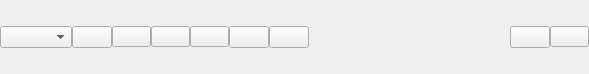
<?xml version="1.0" encoding="UTF-8"?>
<ui version="4.0">
 <class>W3ViewMenuBar</class>
 <widget class="QWidget" name="W3ViewMenuBar">
  <property name="geometry">
   <rect>
    <x>0</x>
    <y>0</y>
    <width>589</width>
    <height>74</height>
   </rect>
  </property>
  <property name="windowTitle">
   <string>Form</string>
  </property>
  <property name="autoFillBackground">
   <bool>true</bool>
  </property>
  <layout class="QHBoxLayout" name="horizontalLayout_3">
   <property name="leftMargin">
    <number>0</number>
   </property>
   <property name="topMargin">
    <number>0</number>
   </property>
   <property name="rightMargin">
    <number>0</number>
   </property>
   <property name="bottomMargin">
    <number>0</number>
   </property>
   <item>
    <layout class="QHBoxLayout" name="horizontalLayout_2">
     <property name="spacing">
      <number>0</number>
     </property>
     <item>
      <layout class="QHBoxLayout" name="m_layoutBtnArea">
       <property name="spacing">
        <number>0</number>
       </property>
       <item>
        <widget class="QComboBox" name="m_cbxViewType">
         <property name="autoFillBackground">
          <bool>false</bool>
         </property>
        </widget>
       </item>
       <item>
        <widget class="QPushButton" name="m_btnReset">
         <property name="autoFillBackground">
          <bool>false</bool>
         </property>
         <property name="text">
          <string/>
         </property>
         <property name="flat">
          <bool>false</bool>
         </property>
        </widget>
       </item>
       <item>
        <widget class="QPushButton" name="m_btnZooming">
         <property name="sizePolicy">
          <sizepolicy hsizetype="Fixed" vsizetype="Fixed">
           <horstretch>0</horstretch>
           <verstretch>0</verstretch>
          </sizepolicy>
         </property>
         <property name="font">
          <font>
           <pointsize>8</pointsize>
          </font>
         </property>
         <property name="autoFillBackground">
          <bool>false</bool>
         </property>
         <property name="text">
          <string/>
         </property>
         <property name="flat">
          <bool>false</bool>
         </property>
        </widget>
       </item>
       <item>
        <widget class="QPushButton" name="m_btnPanning">
         <property name="sizePolicy">
          <sizepolicy hsizetype="Fixed" vsizetype="Fixed">
           <horstretch>0</horstretch>
           <verstretch>0</verstretch>
          </sizepolicy>
         </property>
         <property name="font">
          <font>
           <pointsize>8</pointsize>
          </font>
         </property>
         <property name="autoFillBackground">
          <bool>false</bool>
         </property>
         <property name="text">
          <string/>
         </property>
         <property name="flat">
          <bool>false</bool>
         </property>
        </widget>
       </item>
       <item>
        <widget class="QPushButton" name="m_btnOverlay">
         <property name="sizePolicy">
          <sizepolicy hsizetype="Fixed" vsizetype="Fixed">
           <horstretch>0</horstretch>
           <verstretch>0</verstretch>
          </sizepolicy>
         </property>
         <property name="font">
          <font>
           <pointsize>8</pointsize>
          </font>
         </property>
         <property name="autoFillBackground">
          <bool>false</bool>
         </property>
         <property name="text">
          <string/>
         </property>
         <property name="flat">
          <bool>false</bool>
         </property>
        </widget>
       </item>
       <item>
        <widget class="QPushButton" name="m_btnCapture">
         <property name="autoFillBackground">
          <bool>false</bool>
         </property>
         <property name="text">
          <string/>
         </property>
         <property name="flat">
          <bool>false</bool>
         </property>
        </widget>
       </item>
       <item>
        <widget class="QPushButton" name="m_btnFit">
         <property name="autoFillBackground">
          <bool>false</bool>
         </property>
         <property name="text">
          <string/>
         </property>
        </widget>
       </item>
      </layout>
     </item>
     <item>
      <spacer name="horizontalSpacer">
       <property name="orientation">
        <enum>Qt::Horizontal</enum>
       </property>
       <property name="sizeHint" stdset="0">
        <size>
         <width>40</width>
         <height>20</height>
        </size>
       </property>
      </spacer>
     </item>
     <item>
      <widget class="QPushButton" name="m_btnExpand">
       <property name="text">
        <string/>
       </property>
      </widget>
     </item>
     <item>
      <widget class="QPushButton" name="m_btnMaximize">
       <property name="sizePolicy">
        <sizepolicy hsizetype="Fixed" vsizetype="Fixed">
         <horstretch>0</horstretch>
         <verstretch>0</verstretch>
        </sizepolicy>
       </property>
       <property name="font">
        <font>
         <pointsize>8</pointsize>
        </font>
       </property>
       <property name="autoFillBackground">
        <bool>false</bool>
       </property>
       <property name="text">
        <string/>
       </property>
       <property name="flat">
        <bool>false</bool>
       </property>
      </widget>
     </item>
    </layout>
   </item>
  </layout>
 </widget>
 <resources/>
 <connections/>
</ui>
